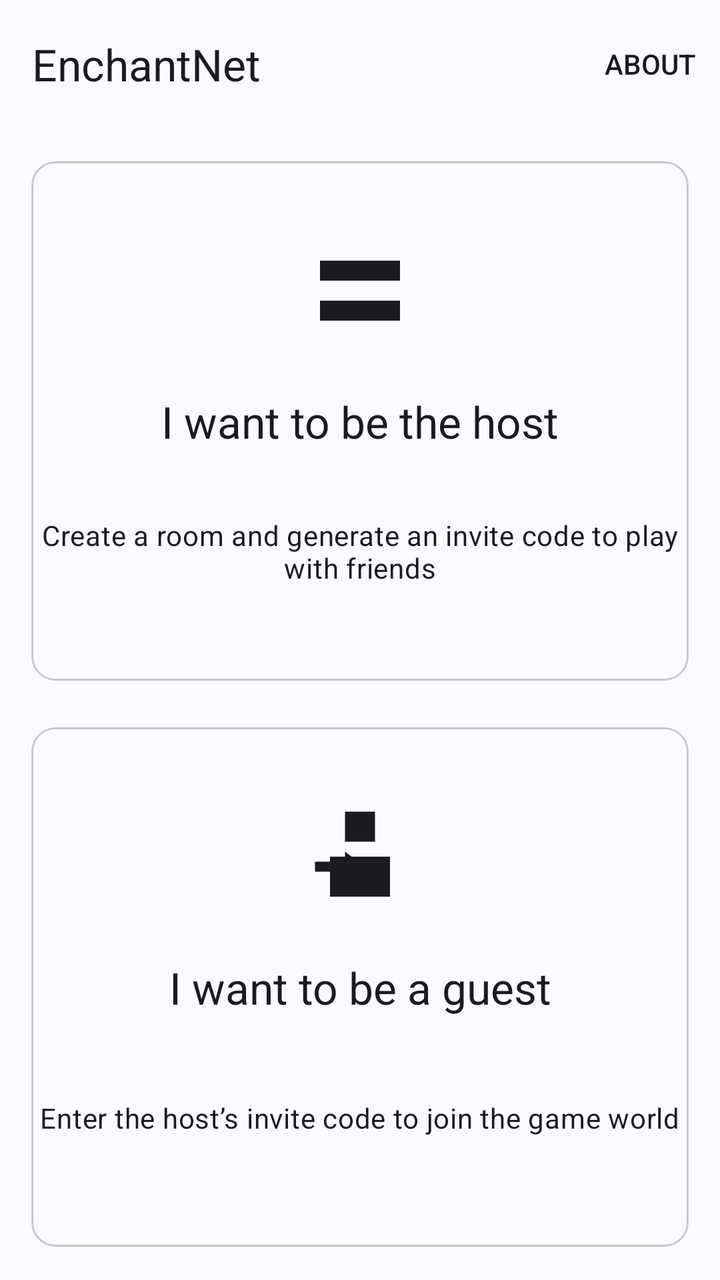
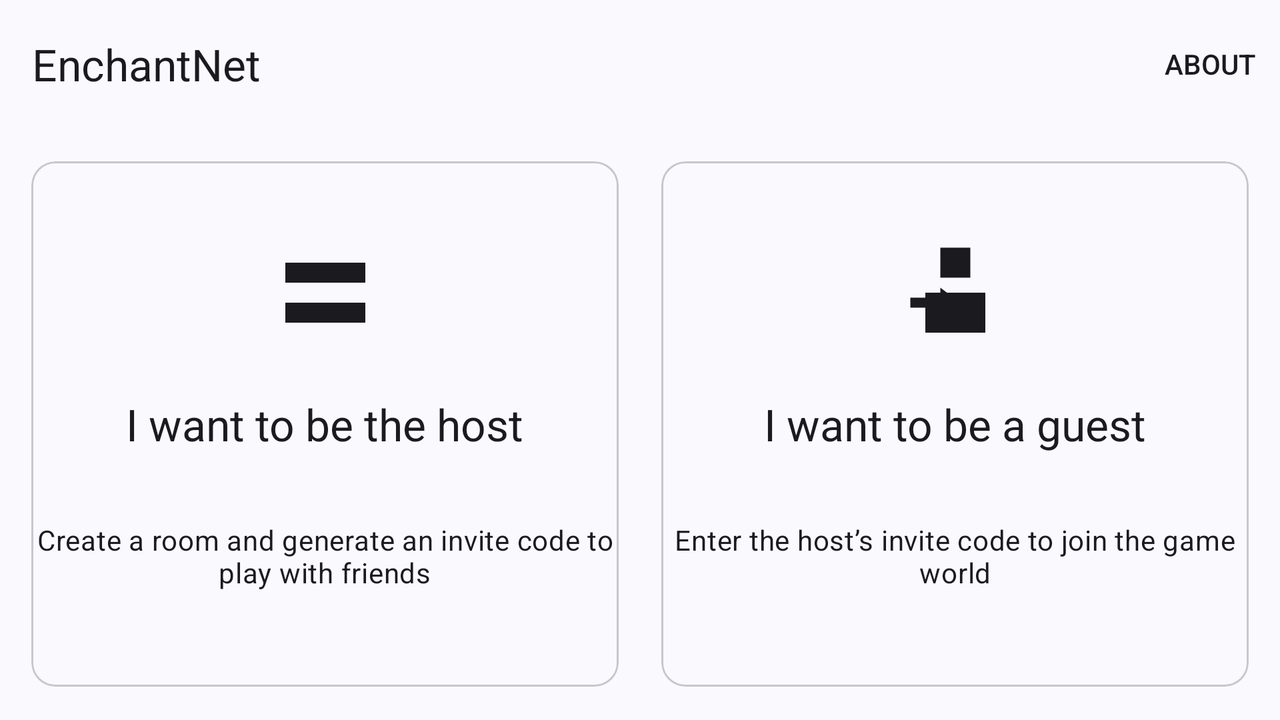

First picture: res/layout/ on a phone held upright. Second picture: the repository's own variant of that layout, on a device whose configuration matches the variant's folder. Source for both follows.
<!-- AndroidManifest.xml: application theme Theme.EnchantNet -->
<!-- res/layout/activity_main.xml -->
<?xml version="1.0" encoding="utf-8"?>
<androidx.coordinatorlayout.widget.CoordinatorLayout
    xmlns:android="http://schemas.android.com/apk/res/android"
    xmlns:app="http://schemas.android.com/apk/res-auto"
    android:id="@+id/root"
    android:layout_width="match_parent"
    android:layout_height="match_parent">

    <com.google.android.material.appbar.AppBarLayout
        android:layout_width="match_parent"
        android:layout_height="wrap_content"
        android:fitsSystemWindows="true"
        app:liftOnScroll="true">

        <com.google.android.material.appbar.MaterialToolbar
            android:id="@+id/app_bar"
            android:layout_width="match_parent"
            android:layout_height="wrap_content"
            app:menu="@menu/menu_main"
            app:layout_collapseMode="pin"
            app:title="@string/app_name" />

    </com.google.android.material.appbar.AppBarLayout>

    <androidx.constraintlayout.widget.ConstraintLayout
        android:id="@+id/content_container"
        android:layout_width="match_parent"
        android:layout_height="match_parent"
        android:padding="10dp"
        app:layout_behavior="@string/appbar_scrolling_view_behavior">

        <com.google.android.material.card.MaterialCardView
            android:id="@+id/cardHost"
            android:layout_width="match_parent"
            android:layout_height="0dp"
            android:layout_marginBottom="5dp"
            android:clickable="true"
            android:focusable="true"
            android:foreground="?attr/selectableItemBackground"
            app:cardUseCompatPadding="true"
            app:layout_constraintTop_toTopOf="parent"
            app:layout_constraintBottom_toTopOf="@id/cardGuest">

            <androidx.constraintlayout.widget.ConstraintLayout
                android:layout_width="match_parent"
                android:layout_height="match_parent">

                <androidx.constraintlayout.widget.Guideline
                    android:id="@+id/host_guideline_25"
                    android:orientation="horizontal"
                    app:layout_constraintGuide_percent="0.25"
                    android:layout_width="wrap_content"
                    android:layout_height="wrap_content" />

                <androidx.constraintlayout.widget.Guideline
                    android:id="@+id/host_guideline_50"
                    android:orientation="horizontal"
                    app:layout_constraintGuide_percent="0.5"
                    android:layout_width="wrap_content"
                    android:layout_height="wrap_content" />

                <androidx.constraintlayout.widget.Guideline
                    android:id="@+id/host_guideline_75"
                    android:orientation="horizontal"
                    app:layout_constraintGuide_percent="0.75"
                    android:layout_width="wrap_content"
                    android:layout_height="wrap_content" />

                <ImageView
                    android:layout_width="60dp"
                    android:layout_height="60dp"
                    android:importantForAccessibility="no"
                    android:src="@drawable/baseline_host_24"
                    app:layout_constraintTop_toTopOf="@id/host_guideline_25"
                    app:layout_constraintBottom_toBottomOf="@id/host_guideline_25"
                    app:layout_constraintStart_toStartOf="parent"
                    app:layout_constraintEnd_toEndOf="parent" />

                <TextView
                    android:id="@+id/hostTitle"
                    android:layout_width="wrap_content"
                    android:layout_height="wrap_content"
                    android:text="@string/card_host_title"
                    android:textAppearance="@style/TextAppearance.Material3.TitleLarge"
                    app:layout_constraintTop_toTopOf="@id/host_guideline_50"
                    app:layout_constraintBottom_toBottomOf="@id/host_guideline_50"
                    app:layout_constraintStart_toStartOf="parent"
                    app:layout_constraintEnd_toEndOf="parent" />

                <TextView
                    android:id="@+id/hostSubtitle"
                    android:layout_width="wrap_content"
                    android:layout_height="wrap_content"
                    android:text="@string/card_host_subtitle"
                    android:textAppearance="@style/TextAppearance.Material3.BodyMedium"
                    android:textAlignment="center"
                    app:layout_constraintTop_toTopOf="@id/host_guideline_75"
                    app:layout_constraintBottom_toBottomOf="@id/host_guideline_75"
                    app:layout_constraintStart_toStartOf="parent"
                    app:layout_constraintEnd_toEndOf="parent" />

            </androidx.constraintlayout.widget.ConstraintLayout>

        </com.google.android.material.card.MaterialCardView>

        <com.google.android.material.card.MaterialCardView
            android:id="@+id/cardGuest"
            android:layout_width="match_parent"
            android:layout_height="0dp"
            android:layout_marginTop="5dp"
            android:clickable="true"
            android:focusable="true"
            android:foreground="?attr/selectableItemBackground"
            app:cardUseCompatPadding="true"
            app:layout_constraintTop_toBottomOf="@id/cardHost"
            app:layout_constraintBottom_toBottomOf="parent">

            <androidx.constraintlayout.widget.ConstraintLayout
                android:layout_width="match_parent"
                android:layout_height="match_parent">

                <androidx.constraintlayout.widget.Guideline
                    android:id="@+id/guest_guideline_25"
                    android:orientation="horizontal"
                    app:layout_constraintGuide_percent="0.25"
                    android:layout_width="wrap_content"
                    android:layout_height="wrap_content" />

                <androidx.constraintlayout.widget.Guideline
                    android:id="@+id/guest_guideline_50"
                    android:orientation="horizontal"
                    app:layout_constraintGuide_percent="0.50"
                    android:layout_width="wrap_content"
                    android:layout_height="wrap_content" />

                <androidx.constraintlayout.widget.Guideline
                    android:id="@+id/guest_guideline_75"
                    android:orientation="horizontal"
                    app:layout_constraintGuide_percent="0.75"
                    android:layout_width="wrap_content"
                    android:layout_height="wrap_content" />

                <ImageView
                    android:layout_width="60dp"
                    android:layout_height="60dp"
                    android:importantForAccessibility="no"
                    android:src="@drawable/baseline_guest_24"
                    app:layout_constraintTop_toTopOf="@id/guest_guideline_25"
                    app:layout_constraintBottom_toBottomOf="@id/guest_guideline_25"
                    app:layout_constraintStart_toStartOf="parent"
                    app:layout_constraintEnd_toEndOf="parent" />

                <TextView
                    android:id="@+id/guestTitle"
                    android:layout_width="wrap_content"
                    android:layout_height="wrap_content"
                    android:text="@string/card_guest_title"
                    android:textAppearance="@style/TextAppearance.Material3.TitleLarge"
                    android:textAlignment="center"
                    app:layout_constraintTop_toTopOf="@id/guest_guideline_50"
                    app:layout_constraintBottom_toBottomOf="@id/guest_guideline_50"
                    app:layout_constraintStart_toStartOf="parent"
                    app:layout_constraintEnd_toEndOf="parent" />

                <TextView
                    android:id="@+id/guestSubtitle"
                    android:layout_width="wrap_content"
                    android:layout_height="wrap_content"
                    android:text="@string/card_guest_subtitle"
                    android:textAppearance="@style/TextAppearance.Material3.BodyMedium"
                    app:layout_constraintTop_toTopOf="@id/guest_guideline_75"
                    app:layout_constraintBottom_toBottomOf="@id/guest_guideline_75"
                    app:layout_constraintStart_toStartOf="parent"
                    app:layout_constraintEnd_toEndOf="parent" />

            </androidx.constraintlayout.widget.ConstraintLayout>

        </com.google.android.material.card.MaterialCardView>

    </androidx.constraintlayout.widget.ConstraintLayout>

</androidx.coordinatorlayout.widget.CoordinatorLayout>
<!-- resources referenced by this layout -->
<resources>
  <!-- drawable baseline_guest_24 (drawable) -->
  <?xml version="1.0" encoding="utf-8"?>
  <vector xmlns:android="http://schemas.android.com/apk/res/android"
      android:width="24dp"
      android:height="24dp"
      android:tint="?attr/colorOnBackground"
      android:viewportWidth="24"
      android:viewportHeight="24">
      <path
          android:fillColor="@android:color/white"
          android:pathData="
              M9,3H15V9H9Z
              M6,12H18V20H6Z
              M3,13H9V11L13,14L9,17V15H3Z
          " />
  </vector>
  <!-- drawable baseline_host_24 (drawable) -->
  <?xml version="1.0" encoding="utf-8"?>
  <vector xmlns:android="http://schemas.android.com/apk/res/android"
      android:width="24dp"
      android:height="24dp"
      android:tint="?attr/colorOnBackground"
      android:viewportWidth="24"
      android:viewportHeight="24">
  
      <path
          android:fillColor="@android:color/white"
          android:pathData="
              M4,6H20V10H4Z
              M4,14H20V18H4Z
              M6,7H8V9H6Z
              M6,15H8V17H6Z
              M10,7H18V9H10Z
              M10,15H18V17H10Z
          " />
  </vector>
  <string name="app_name" translatable="false">EnchantNet</string>
  <string name="card_guest_subtitle">Enter the host’s invite code to join the game world</string>
  <string name="card_guest_title">I want to be a guest</string>
  <string name="card_host_subtitle">Create a room and generate an invite code to play with friends</string>
  <string name="card_host_title">I want to be the host</string>
  <style name="Theme.EnchantNet" parent="Theme.Material3.DynamicColors.DayNight.NoActionBar" />
</resources>
<!-- res/layout-land/activity_main.xml (the author's variant of the layout above) -->
<!-- drawn on the phone turned sideways -->
<?xml version="1.0" encoding="utf-8"?>
<androidx.coordinatorlayout.widget.CoordinatorLayout
    xmlns:android="http://schemas.android.com/apk/res/android"
    xmlns:app="http://schemas.android.com/apk/res-auto"
    android:id="@+id/root"
    android:layout_width="match_parent"
    android:layout_height="match_parent">

    <com.google.android.material.appbar.AppBarLayout
        android:layout_width="match_parent"
        android:layout_height="wrap_content"
        android:fitsSystemWindows="true"
        app:liftOnScroll="true">

        <com.google.android.material.appbar.MaterialToolbar
            android:id="@+id/app_bar"
            android:layout_width="match_parent"
            android:layout_height="wrap_content"
            app:menu="@menu/menu_main"
            app:layout_collapseMode="pin"
            app:title="@string/app_name" />

    </com.google.android.material.appbar.AppBarLayout>

    <androidx.constraintlayout.widget.ConstraintLayout
        android:id="@+id/content_container"
        android:layout_width="match_parent"
        android:layout_height="match_parent"
        android:padding="10dp"
        app:layout_behavior="@string/appbar_scrolling_view_behavior">

        <com.google.android.material.card.MaterialCardView
            android:id="@+id/cardHost"
            android:layout_width="0dp"
            android:layout_height="match_parent"
            android:layout_marginEnd="5dp"
            android:clickable="true"
            android:focusable="true"
            android:foreground="?attr/selectableItemBackground"
            app:cardUseCompatPadding="true"
            app:layout_constraintStart_toStartOf="parent"
            app:layout_constraintEnd_toStartOf="@id/cardGuest">

            <androidx.constraintlayout.widget.ConstraintLayout
                android:layout_width="match_parent"
                android:layout_height="match_parent">

                <androidx.constraintlayout.widget.Guideline
                    android:id="@+id/host_guideline_25"
                    android:orientation="horizontal"
                    app:layout_constraintGuide_percent="0.25"
                    android:layout_width="wrap_content"
                    android:layout_height="wrap_content" />

                <androidx.constraintlayout.widget.Guideline
                    android:id="@+id/host_guideline_50"
                    android:orientation="horizontal"
                    app:layout_constraintGuide_percent="0.5"
                    android:layout_width="wrap_content"
                    android:layout_height="wrap_content" />

                <androidx.constraintlayout.widget.Guideline
                    android:id="@+id/host_guideline_75"
                    android:orientation="horizontal"
                    app:layout_constraintGuide_percent="0.75"
                    android:layout_width="wrap_content"
                    android:layout_height="wrap_content" />

                <ImageView
                    android:layout_width="60dp"
                    android:layout_height="60dp"
                    android:importantForAccessibility="no"
                    android:src="@drawable/baseline_host_24"
                    app:layout_constraintTop_toTopOf="@id/host_guideline_25"
                    app:layout_constraintBottom_toBottomOf="@id/host_guideline_25"
                    app:layout_constraintStart_toStartOf="parent"
                    app:layout_constraintEnd_toEndOf="parent" />

                <TextView
                    android:id="@+id/hostTitle"
                    android:layout_width="wrap_content"
                    android:layout_height="wrap_content"
                    android:text="@string/card_host_title"
                    android:textAppearance="@style/TextAppearance.Material3.TitleLarge"
                    app:layout_constraintTop_toTopOf="@id/host_guideline_50"
                    app:layout_constraintBottom_toBottomOf="@id/host_guideline_50"
                    app:layout_constraintStart_toStartOf="parent"
                    app:layout_constraintEnd_toEndOf="parent" />

                <TextView
                    android:id="@+id/hostSubtitle"
                    android:layout_width="wrap_content"
                    android:layout_height="wrap_content"
                    android:text="@string/card_host_subtitle"
                    android:textAppearance="@style/TextAppearance.Material3.BodyMedium"
                    android:textAlignment="center"
                    app:layout_constraintTop_toTopOf="@id/host_guideline_75"
                    app:layout_constraintBottom_toBottomOf="@id/host_guideline_75"
                    app:layout_constraintStart_toStartOf="parent"
                    app:layout_constraintEnd_toEndOf="parent" />

            </androidx.constraintlayout.widget.ConstraintLayout>

        </com.google.android.material.card.MaterialCardView>

        <com.google.android.material.card.MaterialCardView
            android:id="@+id/cardGuest"
            android:layout_width="0dp"
            android:layout_height="match_parent"
            android:layout_marginStart="5dp"
            android:clickable="true"
            android:focusable="true"
            android:foreground="?attr/selectableItemBackground"
            app:cardUseCompatPadding="true"
            app:layout_constraintStart_toEndOf="@id/cardHost"
            app:layout_constraintEnd_toEndOf="parent">

            <androidx.constraintlayout.widget.ConstraintLayout
                android:layout_width="match_parent"
                android:layout_height="match_parent">

                <androidx.constraintlayout.widget.Guideline
                    android:id="@+id/guest_guideline_25"
                    android:orientation="horizontal"
                    app:layout_constraintGuide_percent="0.25"
                    android:layout_width="wrap_content"
                    android:layout_height="wrap_content" />

                <androidx.constraintlayout.widget.Guideline
                    android:id="@+id/guest_guideline_50"
                    android:orientation="horizontal"
                    app:layout_constraintGuide_percent="0.50"
                    android:layout_width="wrap_content"
                    android:layout_height="wrap_content" />

                <androidx.constraintlayout.widget.Guideline
                    android:id="@+id/guest_guideline_75"
                    android:orientation="horizontal"
                    app:layout_constraintGuide_percent="0.75"
                    android:layout_width="wrap_content"
                    android:layout_height="wrap_content" />

                <ImageView
                    android:layout_width="60dp"
                    android:layout_height="60dp"
                    android:importantForAccessibility="no"
                    android:src="@drawable/baseline_guest_24"
                    app:layout_constraintTop_toTopOf="@id/guest_guideline_25"
                    app:layout_constraintBottom_toBottomOf="@id/guest_guideline_25"
                    app:layout_constraintStart_toStartOf="parent"
                    app:layout_constraintEnd_toEndOf="parent" />

                <TextView
                    android:id="@+id/guestTitle"
                    android:layout_width="wrap_content"
                    android:layout_height="wrap_content"
                    android:text="@string/card_guest_title"
                    android:textAppearance="@style/TextAppearance.Material3.TitleLarge"
                    app:layout_constraintTop_toTopOf="@id/guest_guideline_50"
                    app:layout_constraintBottom_toBottomOf="@id/guest_guideline_50"
                    app:layout_constraintStart_toStartOf="parent"
                    app:layout_constraintEnd_toEndOf="parent" />

                <TextView
                    android:id="@+id/guestSubtitle"
                    android:layout_width="wrap_content"
                    android:layout_height="wrap_content"
                    android:text="@string/card_guest_subtitle"
                    android:textAppearance="@style/TextAppearance.Material3.BodyMedium"
                    android:textAlignment="center"
                    app:layout_constraintTop_toTopOf="@id/guest_guideline_75"
                    app:layout_constraintBottom_toBottomOf="@id/guest_guideline_75"
                    app:layout_constraintStart_toStartOf="parent"
                    app:layout_constraintEnd_toEndOf="parent" />

            </androidx.constraintlayout.widget.ConstraintLayout>

        </com.google.android.material.card.MaterialCardView>

    </androidx.constraintlayout.widget.ConstraintLayout>

</androidx.coordinatorlayout.widget.CoordinatorLayout>
